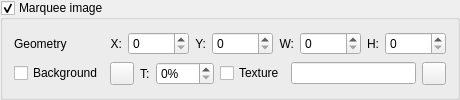
                 <widget class="QGroupBox" name="groupBoxMarquee">
                  <property name="toolTip">
                   <string>Control display of marquee image</string>
                  </property>
                  <property name="title">
                   <string>Marquee image</string>
                  </property>
                  <property name="checkable">
                   <bool>true</bool>
                  </property>
                  <property name="checked">
                   <bool>true</bool>
                  </property>
                  <layout class="QGridLayout" name="gridLayout_15">
                   <item row="0" column="0">
                    <widget class="QLabel" name="labelSceneMarqueeGeometry">
                     <property name="text">
                      <string>Geometry</string>
                     </property>
                    </widget>
                   </item>
                   <item row="0" column="1">
                    <layout class="QHBoxLayout" name="horizontalLayout_15">
                     <item>
                      <widget class="QLabel" name="label_51">
                       <property name="sizePolicy">
                        <sizepolicy hsizetype="Fixed" vsizetype="Preferred">
                         <horstretch>0</horstretch>
                         <verstretch>0</verstretch>
                        </sizepolicy>
                       </property>
                       <property name="text">
                        <string>X:</string>
                       </property>
                       <property name="alignment">
                        <set>Qt::AlignRight|Qt::AlignTrailing|Qt::AlignVCenter</set>
                       </property>
                      </widget>
                     </item>
                     <item>
                      <widget class="QSpinBox" name="spinBoxSceneMarqueePosX">
                       <property name="toolTip">
                        <string>X coordinate of item position</string>
                       </property>
                       <property name="maximum">
                        <number>99999</number>
                       </property>
                      </widget>
                     </item>
                     <item>
                      <widget class="QLabel" name="label_52">
                       <property name="sizePolicy">
                        <sizepolicy hsizetype="Fixed" vsizetype="Preferred">
                         <horstretch>0</horstretch>
                         <verstretch>0</verstretch>
                        </sizepolicy>
                       </property>
                       <property name="text">
                        <string>Y:</string>
                       </property>
                       <property name="alignment">
                        <set>Qt::AlignRight|Qt::AlignTrailing|Qt::AlignVCenter</set>
                       </property>
                      </widget>
                     </item>
                     <item>
                      <widget class="QSpinBox" name="spinBoxSceneMarqueePosY">
                       <property name="toolTip">
                        <string>Y coordinate of item position</string>
                       </property>
                       <property name="maximum">
                        <number>99999</number>
                       </property>
                      </widget>
                     </item>
                     <item>
                      <widget class="QLabel" name="label_53">
                       <property name="sizePolicy">
                        <sizepolicy hsizetype="Fixed" vsizetype="Preferred">
                         <horstretch>0</horstretch>
                         <verstretch>0</verstretch>
                        </sizepolicy>
                       </property>
                       <property name="text">
                        <string>W:</string>
                       </property>
                       <property name="alignment">
                        <set>Qt::AlignRight|Qt::AlignTrailing|Qt::AlignVCenter</set>
                       </property>
                      </widget>
                     </item>
                     <item>
                      <widget class="QSpinBox" name="spinBoxSceneMarqueeWidth">
                       <property name="toolTip">
                        <string>Item width</string>
                       </property>
                       <property name="maximum">
                        <number>99999</number>
                       </property>
                      </widget>
                     </item>
                     <item>
                      <widget class="QLabel" name="label_54">
                       <property name="sizePolicy">
                        <sizepolicy hsizetype="Fixed" vsizetype="Preferred">
                         <horstretch>0</horstretch>
                         <verstretch>0</verstretch>
                        </sizepolicy>
                       </property>
                       <property name="text">
                        <string>H:</string>
                       </property>
                       <property name="alignment">
                        <set>Qt::AlignRight|Qt::AlignTrailing|Qt::AlignVCenter</set>
                       </property>
                      </widget>
                     </item>
                     <item>
                      <widget class="QSpinBox" name="spinBoxSceneMarqueeHeight">
                       <property name="toolTip">
                        <string>Item height</string>
                       </property>
                       <property name="maximum">
                        <number>99999</number>
                       </property>
                      </widget>
                     </item>
                    </layout>
                   </item>
                   <item row="1" column="0">
                    <widget class="QCheckBox" name="checkBoxSceneMarqueeBackground">
                     <property name="toolTip">
                      <string>Use background for this item</string>
                     </property>
                     <property name="text">
                      <string>Background</string>
                     </property>
                    </widget>
                   </item>
                   <item row="1" column="1">
                    <layout class="QHBoxLayout" name="horizontalLayout_16">
                     <item>
                      <widget class="QToolButton" name="toolButtonSceneMarqueeBackgroundColor">
                       <property name="sizePolicy">
                        <sizepolicy hsizetype="Minimum" vsizetype="Minimum">
                         <horstretch>0</horstretch>
                         <verstretch>0</verstretch>
                        </sizepolicy>
                       </property>
                       <property name="toolTip">
                        <string>Select background color</string>
                       </property>
                       <property name="text">
                        <string/>
                       </property>
                       <property name="icon">
                        <iconset resource="../qmc2.qrc">
                         <normaloff>:/data/img/colors.png</normaloff>:/data/img/colors.png</iconset>
                       </property>
                      </widget>
                     </item>
                     <item>
                      <widget class="QLabel" name="label_55">
                       <property name="text">
                        <string>T:</string>
                       </property>
                      </widget>
                     </item>
                     <item>
                      <widget class="QSpinBox" name="spinBoxSceneMarqueeBackgroundTransparency">
                       <property name="toolTip">
                        <string>Select background transparency</string>
                       </property>
                       <property name="suffix">
                        <string>%</string>
                       </property>
                       <property name="maximum">
                        <number>100</number>
                       </property>
                      </widget>
                     </item>
                     <item>
                      <widget class="QCheckBox" name="checkBoxSceneMarqueeBackgroundTexture">
                       <property name="toolTip">
                        <string>Use texture bitmap for background</string>
                       </property>
                       <property name="text">
                        <string>Texture</string>
                       </property>
                      </widget>
                     </item>
                     <item>
                      <widget class="QLineEdit" name="lineEditSceneMarqueeBackgroundTexture">
                       <property name="toolTip">
                        <string>Texture bitmap for background</string>
                       </property>
                      </widget>
                     </item>
                     <item>
                      <widget class="QToolButton" name="toolButtonBrowseSceneMarqueeBackgroundTexture">
                       <property name="sizePolicy">
                        <sizepolicy hsizetype="Fixed" vsizetype="Fixed">
                         <horstretch>0</horstretch>
                         <verstretch>0</verstretch>
                        </sizepolicy>
                       </property>
                       <property name="toolTip">
                        <string>Browse texture bitmap for background</string>
                       </property>
                       <property name="icon">
                        <iconset resource="../qmc2.qrc">
                         <normaloff>:/data/img/fileopen.png</normaloff>:/data/img/fileopen.png</iconset>
                       </property>
                      </widget>
                     </item>
                    </layout>
                   </item>
                  </layout>
                 </widget>
